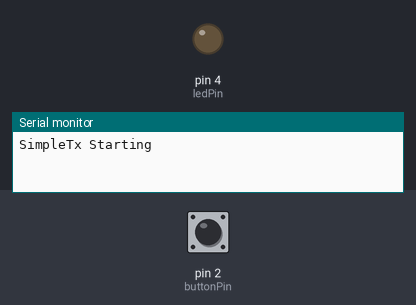
The sketch below on a simulated Arduino Uno, built with avr-gcc and run on an emulated ATmega328P. Parts: output pins drawn as LEDs (lit = HIGH), the last lines printed to the serial monitor. Dashed ring = blinking. The inputs (shaded band) are chosen by the test bench; at power-on: pin 2 (buttonPin) LOW. No radio packets arrive unless stated.

Above: at 1.2 s.
1.3 s: pin 2 (buttonPin) pulled HIGH for 3.2 s
At 2.45 s:
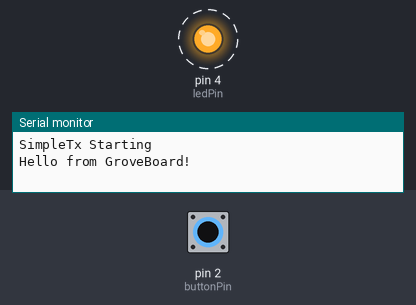
Timing chart, 0 to 5.1 s (numbered marks = the images above; inputs shaded):
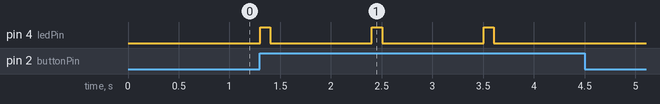

Measured:
- after the input at 1.3 s, pin 4 (ledPin): alternates HIGH for 0.10 s and LOW for 1.0 s, 6 changes in all, then stays LOW, starting at once

The sketch:

NRF24L01_transmitter_button.ino
```cpp
/*
 * Andre Cleaver
 * May 7th, 2021
 * NRF24L01 Receiver
 *
 * Modified from * by Dejan Nedelkovski, www.HowToMechatronics.com
 */

#include <SPI.h>
#include <nRF24L01.h>
#include <RF24.h>
#include "printf.h"

/*
 * Arduino Uno
 * CE  -
 * CSN -
 * SCK - 13
 * MO  - 11
 * MI  - 12
 * IRO - N/A
 *
 * Arduino Nano
 * If using nano, you might have to switch processor to ATmega328P (Old Bootloader)
 * CE  -
 * CSN -
 * SCK - 13
 * MO  - 11
 * MI  - 12
 * IRO - N/A
 *
 * Layout of NRF24L01
 * ==============
 * |     Vcc Gnd |
 * |     CSN CE  |
 * |     MO  SCK |
 * |     IRO MI  |
 * ==============
 */

RF24 radio(7, 8); // CE, CSN

// Let these addresses be used for the pair
uint8_t address[][6] = {"Dre01", "Dre02"};

const int buttonPin = 2;     // the number of the pushbutton pin
const int ledPin =  4;      // the number of the LED pin

// variables will change:
int buttonState = 0;         // variable for reading the pushbutton status

void setup()
{
  Serial.begin(9600);
  while (!Serial)
  {
    // some boards need to wait to ensure access to serial over USB
  }
  // initialize the transceiver on the SPI bus
  if (!radio.begin())
  {
    Serial.println(F("Radio hardware is not responding. Possibly not recieving enough power..."));
    while(1){} // hold in infinite loop
  }
  Serial.println("SimpleTx Starting");

  radio.openWritingPipe(address[0]);
  radio.setPALevel(RF24_PA_MIN);
  radio.stopListening();
  digitalWrite(ledPin, LOW);

  pinMode(ledPin, OUTPUT);
  pinMode(buttonPin, INPUT);
}

void TransmitSignal()
{
  const char text[] = "Hello from GroveBoard!";
  radio.write(&text, sizeof(text));
  digitalWrite(ledPin, HIGH);
  delay(100);
  digitalWrite(ledPin, LOW);
  Serial.println(text);
  delay(1000);
}

void loop()
{
  buttonState = digitalRead(buttonPin);

  if (buttonState == HIGH)
  {
    TransmitSignal();
  }
  else
  {
    digitalWrite(ledPin, LOW);
  }
}
```
